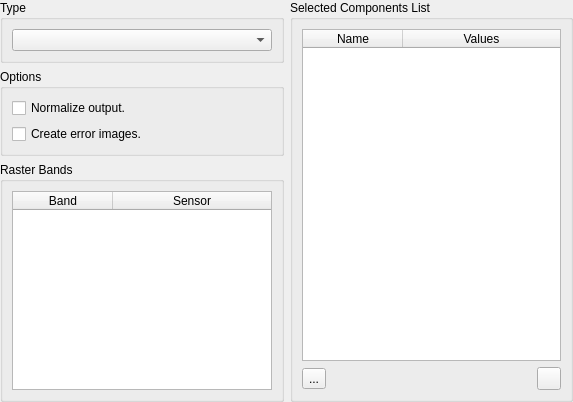
<?xml version="1.0" encoding="UTF-8"?>
<ui version="4.0">
 <class>MixtureModelWizardPageForm</class>
 <widget class="QWizardPage" name="MixtureModelWizardPageForm">
  <property name="geometry">
   <rect>
    <x>0</x>
    <y>0</y>
    <width>573</width>
    <height>402</height>
   </rect>
  </property>
  <property name="windowTitle">
   <string>Mixture Model</string>
  </property>
  <layout class="QGridLayout" name="gridLayout_5">
   <property name="margin">
    <number>0</number>
   </property>
   <item row="0" column="0">
    <layout class="QGridLayout" name="gridLayout_4">
     <item row="0" column="0">
      <layout class="QGridLayout" name="gridLayout_3">
       <item row="0" column="0">
        <widget class="QGroupBox" name="groupBox">
         <property name="title">
          <string>Type</string>
         </property>
         <layout class="QGridLayout" name="gridLayout_2">
          <item row="0" column="0">
           <widget class="QComboBox" name="m_typeComboBox">
            <property name="sizePolicy">
             <sizepolicy hsizetype="MinimumExpanding" vsizetype="Fixed">
              <horstretch>0</horstretch>
              <verstretch>0</verstretch>
             </sizepolicy>
            </property>
           </widget>
          </item>
         </layout>
        </widget>
       </item>
       <item row="1" column="0">
        <widget class="QGroupBox" name="groupBox_2">
         <property name="sizePolicy">
          <sizepolicy hsizetype="Minimum" vsizetype="Preferred">
           <horstretch>0</horstretch>
           <verstretch>0</verstretch>
          </sizepolicy>
         </property>
         <property name="autoFillBackground">
          <bool>false</bool>
         </property>
         <property name="title">
          <string>Options</string>
         </property>
         <property name="flat">
          <bool>false</bool>
         </property>
         <layout class="QGridLayout" name="gridLayout">
          <item row="0" column="0">
           <widget class="QCheckBox" name="m_normalizeOutputCheckBox">
            <property name="text">
             <string>Normalize output.</string>
            </property>
           </widget>
          </item>
          <item row="1" column="0">
           <widget class="QCheckBox" name="m_createErrorRasterCheckBox">
            <property name="toolTip">
             <string/>
            </property>
            <property name="text">
             <string>Create error images.</string>
            </property>
           </widget>
          </item>
         </layout>
        </widget>
       </item>
       <item row="2" column="0">
        <widget class="QGroupBox" name="m_bandsListGroupBox">
         <property name="sizePolicy">
          <sizepolicy hsizetype="MinimumExpanding" vsizetype="MinimumExpanding">
           <horstretch>0</horstretch>
           <verstretch>0</verstretch>
          </sizepolicy>
         </property>
         <property name="minimumSize">
          <size>
           <width>0</width>
           <height>0</height>
          </size>
         </property>
         <property name="title">
          <string>Raster Bands</string>
         </property>
         <layout class="QGridLayout" name="gridLayout_9">
          <item row="0" column="0">
           <widget class="QTableWidget" name="m_bandTableWidget">
            <property name="alternatingRowColors">
             <bool>true</bool>
            </property>
            <property name="selectionMode">
             <enum>QAbstractItemView::NoSelection</enum>
            </property>
            <attribute name="horizontalHeaderMinimumSectionSize">
             <number>29</number>
            </attribute>
            <attribute name="horizontalHeaderStretchLastSection">
             <bool>true</bool>
            </attribute>
            <attribute name="verticalHeaderVisible">
             <bool>false</bool>
            </attribute>
            <attribute name="verticalHeaderVisible">
             <bool>false</bool>
            </attribute>
            <attribute name="horizontalHeaderStretchLastSection">
             <bool>true</bool>
            </attribute>
            <attribute name="horizontalHeaderMinimumSectionSize">
             <number>29</number>
            </attribute>
            <column>
             <property name="text">
              <string>Band</string>
             </property>
            </column>
            <column>
             <property name="text">
              <string>Sensor</string>
             </property>
            </column>
           </widget>
          </item>
         </layout>
        </widget>
       </item>
      </layout>
     </item>
     <item row="0" column="1">
      <widget class="QGroupBox" name="m_componentsListGroupBox">
       <property name="sizePolicy">
        <sizepolicy hsizetype="MinimumExpanding" vsizetype="MinimumExpanding">
         <horstretch>0</horstretch>
         <verstretch>0</verstretch>
        </sizepolicy>
       </property>
       <property name="minimumSize">
        <size>
         <width>0</width>
         <height>0</height>
        </size>
       </property>
       <property name="title">
        <string>Selected Components List</string>
       </property>
       <layout class="QGridLayout" name="gridLayout_8">
        <item row="0" column="0">
         <layout class="QGridLayout" name="gridLayout_7">
          <item row="0" column="0">
           <widget class="QTableWidget" name="m_tableWidget">
            <property name="alternatingRowColors">
             <bool>true</bool>
            </property>
            <property name="selectionBehavior">
             <enum>QAbstractItemView::SelectRows</enum>
            </property>
            <attribute name="horizontalHeaderMinimumSectionSize">
             <number>30</number>
            </attribute>
            <attribute name="horizontalHeaderStretchLastSection">
             <bool>true</bool>
            </attribute>
            <attribute name="horizontalHeaderStretchLastSection">
             <bool>true</bool>
            </attribute>
            <attribute name="horizontalHeaderMinimumSectionSize">
             <number>30</number>
            </attribute>
            <column>
             <property name="text">
              <string>Name</string>
             </property>
            </column>
            <column>
             <property name="text">
              <string>Values</string>
             </property>
            </column>
           </widget>
          </item>
          <item row="1" column="0">
           <layout class="QGridLayout" name="gridLayout_6">
            <item row="0" column="0">
             <widget class="QToolButton" name="m_acquireToolButton">
              <property name="toolTip">
               <string>Acquire samples</string>
              </property>
              <property name="text">
               <string>...</string>
              </property>
              <property name="checkable">
               <bool>true</bool>
              </property>
             </widget>
            </item>
            <item row="0" column="1">
             <spacer name="horizontalSpacer">
              <property name="orientation">
               <enum>Qt::Horizontal</enum>
              </property>
              <property name="sizeHint" stdset="0">
               <size>
                <width>40</width>
                <height>20</height>
               </size>
              </property>
             </spacer>
            </item>
            <item row="0" column="2">
             <widget class="QToolButton" name="m_removeToolButton">
              <property name="toolTip">
               <string>Remove the selected sample</string>
              </property>
              <property name="text">
               <string/>
              </property>
             </widget>
            </item>
           </layout>
          </item>
         </layout>
        </item>
       </layout>
      </widget>
     </item>
    </layout>
   </item>
  </layout>
 </widget>
 <tabstops>
  <tabstop>m_typeComboBox</tabstop>
  <tabstop>m_normalizeOutputCheckBox</tabstop>
  <tabstop>m_createErrorRasterCheckBox</tabstop>
  <tabstop>m_tableWidget</tabstop>
  <tabstop>m_removeToolButton</tabstop>
 </tabstops>
 <resources/>
 <connections/>
</ui>
